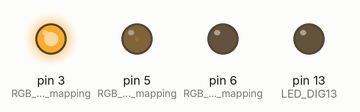
Recording of a sketch running on a simulated Arduino Uno, built with avr-gcc and run on an emulated ATmega328P. Parts: output pins drawn as LEDs (lit = HIGH).

Above: at 0.05 s.
At 2.55 s:
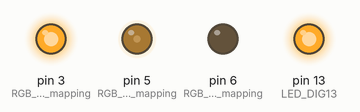
At 5.06 s:
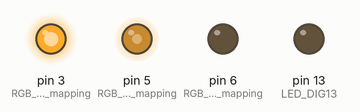
At 10.1 s:
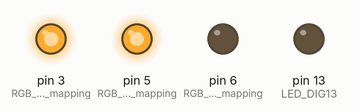
At 20.18 s:
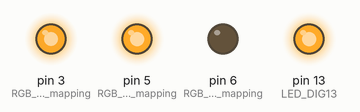
At 30.1 s:
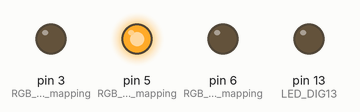
Timing chart, 0 to 31.6 s (numbered marks = the images above):
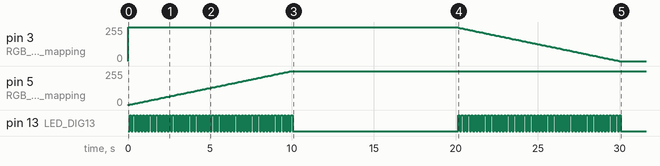

Measured:
- by itself, pin 5 (RGB_pin_mapping): moves from 0/255 to 255/255 over 20.0 s
- by itself, pin 13 (LED_DIG13): goes 49 × (HIGH 0.10 s, LOW 0.10 s), HIGH 0.10 s, LOW 10.1 s, 49 × (HIGH 0.10 s, LOW 0.10 s), HIGH 0.10 s, then LOW
- by itself, pin 3 (RGB_pin_mapping): 0/255 → 255/255 at 0.00 s, → 252/255 20.0 s later, → 249/255 0.10 s later, → 247/255 0.10 s later, … (101 changes in this stretch)

The sketch:

rgb-led-hsl-malort.ino
```cpp
// HSV fade/bounce for Arduino - scruss.com - 2010/09/12

// brished up by HPD 20160401

// define for color wheel UP or DOWN
// wait around 2sec if solid color reached
// math HSV->RGB corrected
// debug to serial added


// PWM: 3, 5, 6, 9, 10, and 11. Provide 8-bit PWM output with the analogWrite() function.
#define PWM3   3
#define PWM5   5
#define PWM6   6
#define PWM9   9
#define PWM10 10
#define PWM11 11

//------------------------------------------------------------------------------
// USER SETTING

// where are the wires?
// pollin
//#define RED      PWM9  // pin for red LED
//#define GREEN    PWM10 // pin for green LED
//#define BLUE     PWM11 // pin for blue LED

// velleman
#define RED      PWM3  // pin for red LED
#define GREEN    PWM5  // pin for green LED
#define BLUE     PWM6  // pin for blue LED

int DEBUG = 0;      // DEBUG flag; if set to 1, will write values back via serial port, 2=more verbose

// 1/1000 sec
#define DELAY    100
#define DELAY_SECTOR_CHANGE  (DELAY * 100)


#define HUE_TURN_UP
// #define HUE_TURN_DOWN

#define CONST_SATUR    1.0
#define CONST_VALUE    1.0

//------------------------------------------------------------------------------
// END USER SETTING

long RGB_pin_mapping[3] = { RED, GREEN, BLUE };

// map Hue 0° to 360° to 0 to 6 sectors
#define HUE_MIN  0.0
#define HUE_MAX  6.0
#define HUE_DELTA 0.01

#define LED_DIG13 13

typedef struct RgbColor
{
    unsigned char r;
    unsigned char g;
    unsigned char b;
} RgbColor;

long RGB_out[3];
long rgbval;

// for reasons unknown, if value !=0, the LED doesn't light. Hmm ...
// and saturation seems to be inverted
// pre-given start value RED:
float hue=0.0, saturation=CONST_SATUR, value=CONST_VALUE;

#ifdef HUE_TURN_UP
int i_last_hi=0;
#else
int i_last_hi=5;
#endif

/*
chosen LED SparkFun sku: COM-09264
 has Max Luminosity (RGB): (2800, 6500, 1200)mcd
 so we normalize them all to 1200 mcd -
 R  250/600  =  107/256
 G  250/950  =   67/256
 B  250/250  =  256/256
 */
//long bright_normalize[3] = { 107, 67, 256};
long bright_normalize[3] = { 256, 256, 256};

int last_blink=LOW;

void setup () {
  int pinNo, k;

  randomSeed(analogRead(4));
  for (k=0; k<3; k++) {
    pinNo=RGB_pin_mapping[k];
    pinMode(pinNo, OUTPUT);
    RGB_out[k]=0;
    analogWrite(pinNo, RGB_out[k] * bright_normalize[k]/256);
  }

  // initialize digital pin 13 as an output.
  pinMode(LED_DIG13, OUTPUT);

  if (DEBUG) {           // If we want to see values for debugging...
    Serial.begin(19200);  // ...set up the serial ouput
    Serial.println("Malort Michael!");
        Serial.print("sat: ");
        Serial.print(saturation);
        Serial.print(" | value: ");
        Serial.println(value);
        delay(1500);
  }

}

void loop() {

  int k, pinNo;

#ifdef HUE_TURN_UP
  hue += HUE_DELTA;
  if (hue >= HUE_MAX) {
    hue=HUE_MIN;
  }
#else
  hue -= HUE_DELTA;
  if (hue < HUE_MIN) {
    hue=HUE_MAX - HUE_DELTA;
  }
#endif


      digitalWrite(LED_DIG13, last_blink);   // turn the LED on (HIGH is the voltage level)
      if ( last_blink == LOW ) { last_blink = HIGH; } else { last_blink=LOW; }


  if (DEBUG) {
        Serial.print(" HSV ");
        Serial.print( floor( hue*60) );
        Serial.print(" -> ");
  }

  rgbval=HSV_to_RGB(hue, saturation, value);
  RGB_out[0] = (rgbval & 0x00FF0000) >> 16; // there must be better ways
  RGB_out[1] = (rgbval & 0x0000FF00) >> 8;
  RGB_out[2] = rgbval & 0x000000FF;
  for (k=0; k<3; k++) { // for all three colours
    pinNo=RGB_pin_mapping[k];
    analogWrite(pinNo, RGB_out[k] * bright_normalize[k]/256);
  if (DEBUG) {
        Serial.print(RGB_out[k] * bright_normalize[k]/256);
        Serial.print(" / ");
  }
  }
  if (DEBUG) {
        Serial.println("");
     }

  delay(DELAY);
}

long HSV_to_RGB( float h, float s, float v ) {
  /* modified from Alvy Ray Smith's site: http://www.alvyray.com/Papers/hsv2rgb.htm */
  // H is given on [0, 6]. S and V are given on [0, 1].
  // RGB is returned as a 24-bit long #rrggbb
  int hi;
  float m, n, f;

  // out of range: return black
  if ((s<0.0) || (s>1.0) || (v<0.0) || (v>1.0)) {
    return 0L;
  }

  if ((h < 0.0) || (h > 6.0) || (s == 0.0) ) {
    return long( v * 255 ) + long( v * 255 ) * 256 + long( v * 255 ) * 65536;
  }

  hi = floor(h);
  f = h - hi;
  if ( !( hi & 1) ) {
    f = 1 - f; // if hi is even
  }
  m = v * (1 - s);
  n = v * (1 - s * f);

  if (DEBUG==2) {
     Serial.print(" hi: ");
     Serial.println(hi);
  }

if ( i_last_hi != hi) {
  if (DEBUG==2) {
     Serial.print(" hi sector change! wait sec " );
     Serial.println( DELAY_SECTOR_CHANGE );
  }
  i_last_hi = hi;
  delay(DELAY_SECTOR_CHANGE);
}
  switch (hi) {
  case 6:
  case 0:
    return long(v * 255 ) * 65536 + long( n * 255 ) * 256 + long( m * 255);
  case 1:
    return long(n * 255 ) * 65536 + long( v * 255 ) * 256 + long( m * 255);
  case 2:
    return long(m * 255 ) * 65536 + long( v * 255 ) * 256 + long( n * 255);
  case 3:
    return long(m * 255 ) * 65536 + long( n * 255 ) * 256 + long( v * 255);
  case 4:
    return long(n * 255 ) * 65536 + long( m * 255 ) * 256 + long( v * 255);
  case 5:
    return long(v * 255 ) * 65536 + long( m * 255 ) * 256 + long( n * 255);
  }


}
```
